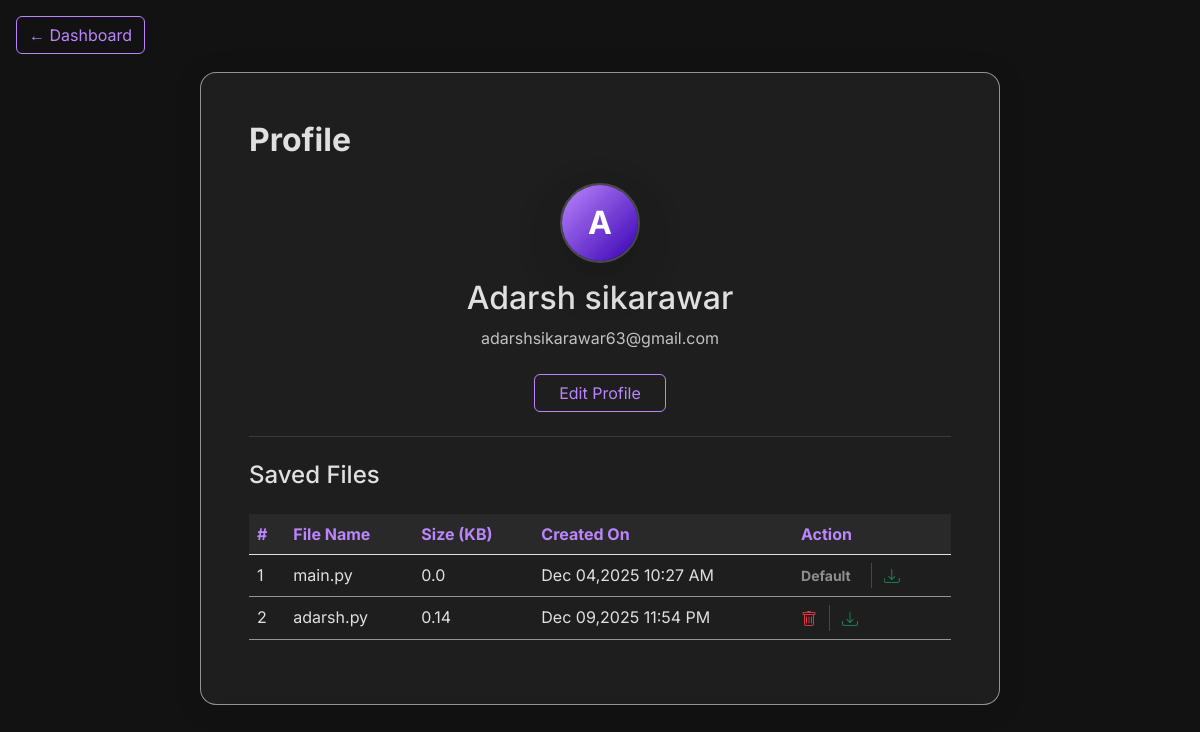
/profile/ (signed in), run on an earlier commit of the app's database.
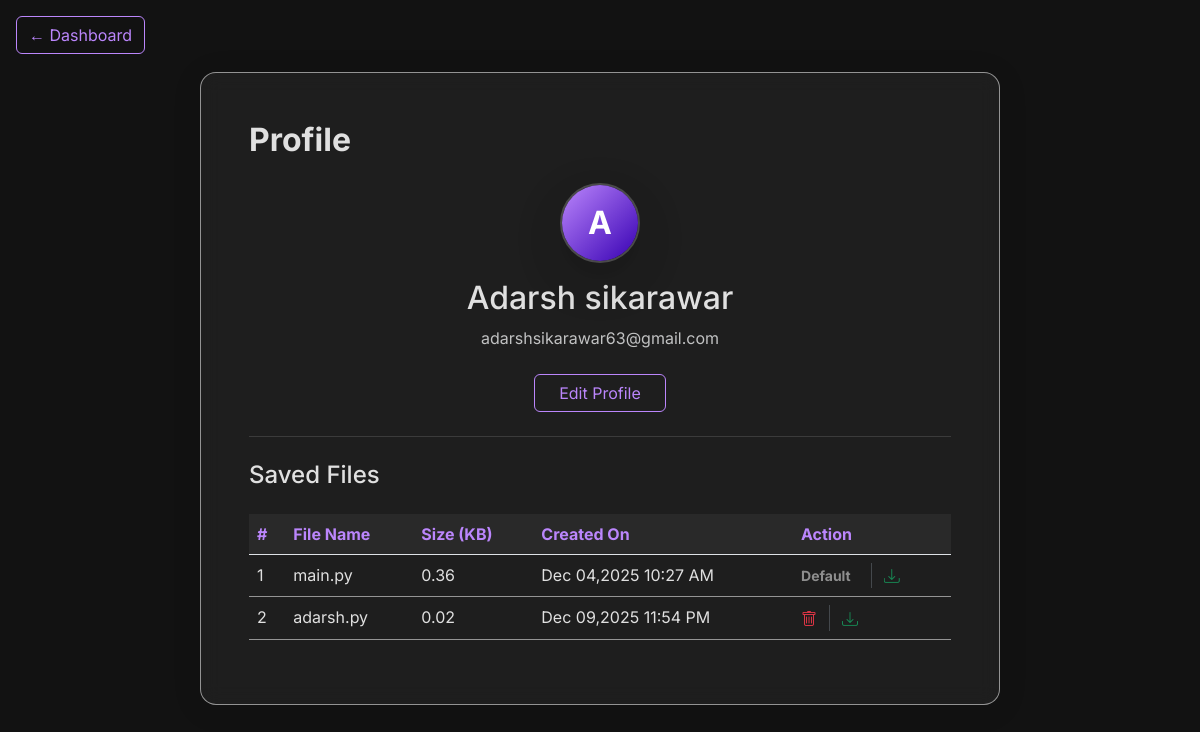
And on a later commit of the database.
### mainapp/models.py (models this page shows, shortened)
class UserFile(models.Model):
    DoesNotExist = models.ObjectDoesNotExist
    objects = models.Manager()
    user: OurUser = models.ForeignKey(settings.AUTH_USER_MODEL, on_delete=models.CASCADE)  # type: ignore
    file_name: str = models.CharField(max_length=255)  # type: ignore
    file_path: str = models.CharField(max_length=500)  # type: ignore
    file_size: float = models.FloatField(default=0.0)  # size in KB  # type: ignore
    created_at: datetime.datetime = models.DateTimeField(auto_now_add=True)  # type: ignore
    def size_in_kb(self):
        return round(self.file_size, 2)

### mainapp/views.py (the view)
# urls.py: path('profile/', views.profilepage, name="profile"),
@login_required
def profilepage(request):
    files = UserFile.objects.filter(user=request.user)
    return render(request, 'profile.html', {'files': files})

### mainapp/templates/profile.html (shortened to what the changed rows need)
{% load static %}
<!DOCTYPE html>
<html lang="en">
<head>
    <link href="{% static 'styles/bootstrap.min.css' %}" rel="stylesheet">
    <link href="{% static 'styles/theme.css' %}" rel="stylesheet">
    <link href="{% static 'styles/toast.css' %}" rel="stylesheet">
    <link rel="stylesheet" href="https://cdnjs.cloudflare.com/ajax/libs/bootstrap/5.3.8/css/bootstrap-grid.min.css"
 />
    <link rel="stylesheet" href="https://cdn.jsdelivr.net/npm/bootstrap-icons@1.11.1/font/bootstrap-icons.css">
</head>
<body>
    <div class="container py-5 mt-5 pt-4 text-center">
        <div class="glass-panel p-5 mx-auto" style="max-width: 800px;">
            <h2 class="fw-bold text-start mb-4"> Profile </h2>
            <h2 class="mb-2 text-center">{{ request.user.name }}</h2>
            {% if files %}
            <div class="table-responsive">
                <table class="table table-hover text-start" style="color: var(--text-light);">
                    <thead style="background-color: rgba(255,255,255,0.05);">
                        <tr>
                            <th style="background: transparent; color: var(--primary-purple);"> # </th>
                            <th style="background: transparent; color: var(--primary-purple);">File Name</th>
                            <th style="background: transparent; color: var(--primary-purple);">Size (KB)</th>
                            <th style="background: transparent; color: var(--primary-purple);">Created On</th>
                            <th style="background: transparent; color: var(--primary-purple);">Action </th>
                        </tr>
                    </thead>
                    <tbody>
                        {% for file in files %}
                        <tr style="border-color: var(--glass-border);">
                            <td style="background: transparent; color: var(--text-light);">{{ forloop.counter }}</td>
                            <td style="background: transparent; color: var(--text-light);">{{ file.file_name }}</td>
                            <td style="background: transparent; color: var(--text-light);">{{ file.size_in_kb }}</td>
                            <td style="background: transparent; color: var(--text-light);">
                                {{ file.created_at|date:"M d,Y h:i A" }}</td>
                            <td style="background: transparent;">
                                <div class="d-flex align-items-center gap-2">
                                    {% if file.file_name == 'main.py' %}
                                    <span class="text-white-50 small fw-bold me-2">Default</span>
                                    {% else %}
                                    <form method="POST" action="{% url 'delete_file' file.id %}"
                                        style="display:inline;">
                                        <button type="submit"
                                            class="btn btn-sm p-0 border-0 bg-transparent text-danger shadow-none"
                                            onclick="return confirm('Do you really want to delete \'{{ file.file_name }}\' ?');"
                                            title="Delete">
                                            <i class="bi bi-trash fs-6"></i>
                                        </button>
                                    </form>
                                    {% endif %}
                                    <form method="GET" action="{% url 'download_file' file.id %}"
                                        style="display:inline;">
                                        <button type="submit"
                                            class="btn btn-sm p-0 border-0 bg-transparent text-success shadow-none"
                                            title="Download"
                                            onclick="showToast('success', 'Downloading {{ file.file_name }}...')">
                                            <i class="bi bi-download fs-6"></i>
                                        </button>
                                    </form>
                                </div>
                            </td>
                        </tr>
                        {% endfor %}
                    </tbody>
                </table>
            </div>
            {% else %}
            <p class="text-muted">No files created yet.</p>
            {% endif %}
        </div>
    </div>
</body>
</html>

What changed in the data, as far as the page shows it:
changed UserFile "main.py": size_in_kb "0.0" → "0.36"
changed UserFile "adarsh.py": size_in_kb "0.14" → "0.02"
